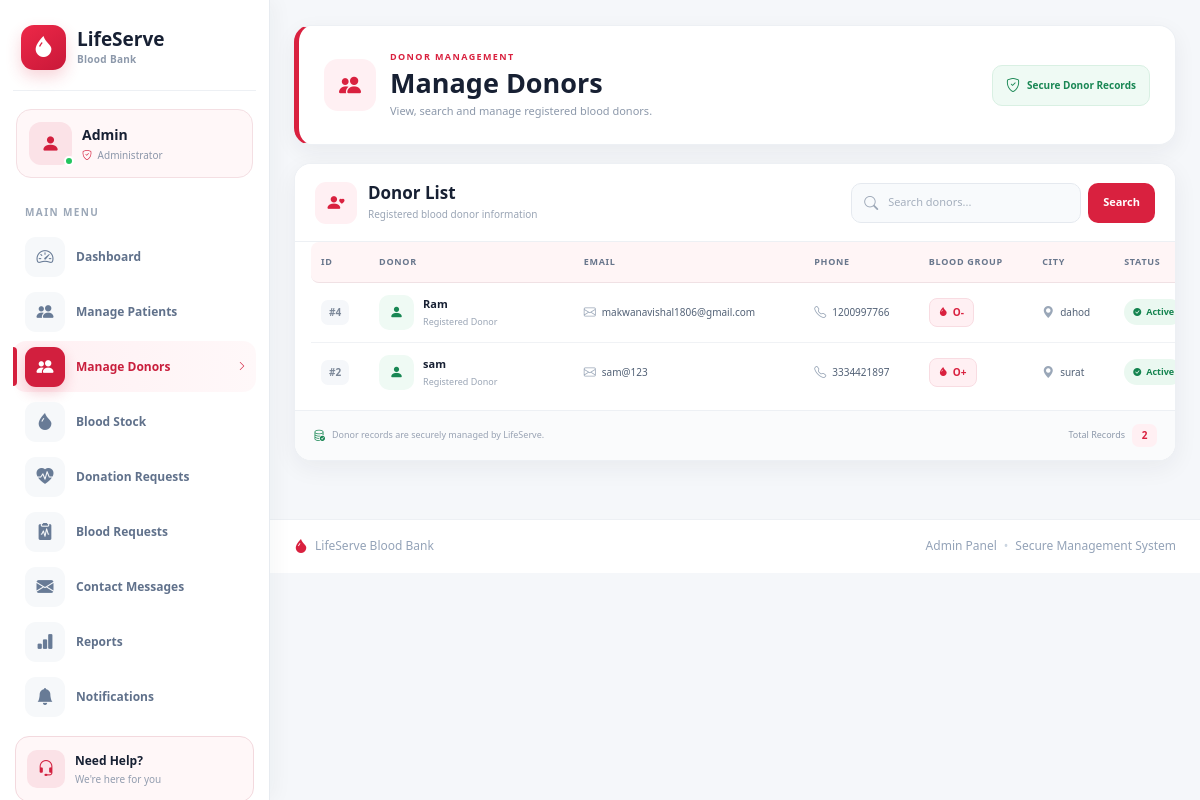
The app's page /adminpanel/donors/ with its own data.
### donor/models.py (models this page shows, shortened)
class Donor(models.Model):
    GENDER = (
        ('Male', 'Male'),
        ('Female', 'Female'),
        ('Other', 'Other'),
    )
    BLOOD_GROUPS = (
        ('A+', 'A+'),
        ('A-', 'A-'),
        ('B+', 'B+'),
        ('B-', 'B-'),
        ('AB+', 'AB+'),
        ('AB-', 'AB-'),
        ('O+', 'O+'),
        ('O-', 'O-'),
    )
    STATUS = (
        ('Pending', 'Pending'),
        ('Approved', 'Approved'),
        ('Rejected', 'Rejected'),
    )
    user = models.OneToOneField(User, on_delete=models.CASCADE)
    age = models.PositiveIntegerField()
    gender = models.CharField(
        max_length=10,
        choices=GENDER
    )
    blood_group = models.CharField(
        max_length=5,
        choices=BLOOD_GROUPS
    )
    address = models.TextField()
    city = models.CharField(max_length=50)
    state = models.CharField(max_length=50)
    phone = models.CharField(max_length=15)
    profile_photo = models.ImageField(
        upload_to="donors/",
        blank=True,
        null=True
    )
    status = models.CharField(
        max_length=10,
        choices=STATUS,
        default="Pending"
    )

### adminpanel/views.py (the view)
# urls.py: path("donors/", views.manage_donors, name="manage_donors"),
def manage_donors(request):
    search = request.GET.get("search")
    donors = Donor.objects.all().order_by("-id")
    if search:
        donors = donors.filter(user__first_name__icontains=search)
    context = {
        "donors": donors,
    }
    return render(
        request,
        "adminpanel/manage_donors.html",
        context
    )

### accounts/context_processors.py (called while the page is built, shortened)
def notification_count(request):
    return {
        "notification_count": 0
    }

def contact_message_count(request):
    unread_count = ContactMessage.objects.filter(is_read=False).count()
    return {
        "contact_message_count": unread_count
    }

### donor/context_processors.py (called while the page is built)
def donor_data(request):
    donor = None
    if request.user.is_authenticated:
        try:
            donor = Donor.objects.get(user=request.user)
        except Donor.DoesNotExist:
            donor = None
    return {
        "donor": donor
    }

### lifeserve/offline_translation.py (called while the page is built)
    def __call__(self, request):
        response = self.get_response(request)
        if request.LANGUAGE_CODE != 'hi' or response.get('Content-Type', '').split(';')[0] != 'text/html':
            return response
        if not response.streaming:
            response.content = translate_html(response.content.decode(response.charset or 'utf-8')).encode(response.charset or 'utf-8')
            response.headers.pop('Content-Length', None)
        return response

### patient/context_processors.py (called while the page is built)
def patient_data(request):
    if request.user.is_authenticated:
        patient = Patient.objects.filter(user=request.user).first()
        return {
            "patient": patient
        }
    return {}

### lifeserve/templates/adminpanel/manage_donors.html (shortened to what this page needs)
{% extends 'adminpanel/base.html' %}
{% load static %}
{% block extra_css %}
<link
    rel="stylesheet"
    href="{% static 'css/manage-donors.css' %}">
{% endblock %}
{% block content %}
<div class="donors-page">
    <section class="donors-page-header">
        <div class="donors-header-left">
            <div class="donors-header-icon">
                <i class="bi bi-people-fill"></i>
            </div>
            <div>
                <span class="donors-eyebrow">
                    DONOR MANAGEMENT
                </span>
                <h1>
                    Manage Donors
                </h1>
                <p>
                    View, search and manage registered blood donors.
                </p>
            </div>
        </div>
        <div class="donors-header-badge">
            <i class="bi bi-shield-check"></i>
            <span>
                Secure Donor Records
            </span>
        </div>
    </section>
    <section class="donors-card">
        <div class="donors-card-header">
            <div class="donors-card-title">
                <div class="donors-title-icon">
                    <i class="bi bi-person-heart"></i>
                </div>
                <div>
                    <h2>
                        Donor List
                    </h2>
                    <p>
                        Registered blood donor information
                    </p>
                </div>
            </div>
            <form
                method="GET"
                class="donor-search-form">
                <div class="donor-search">
                    <i class="bi bi-search"></i>
                    <input
                        type="text"
                        name="search"
                        value="{{ request.GET.search|default:'' }}"
                        placeholder="Search donors..."
                        autocomplete="off">
                </div>
                <button
                    type="submit"
                    class="donor-search-btn">
                    Search
                </button>
            </form>
        </div>
        <div class="donors-table-wrapper">
            <table class="donors-table">
                <thead>
                    <tr>
                        <th>ID</th>
                        <th>DONOR</th>
                        <th>EMAIL</th>
                        <th>PHONE</th>
                        <th>BLOOD GROUP</th>
                        <th>CITY</th>
                        <th>STATUS</th>
                    </tr>
                </thead>
                <tbody>
                {% for donor in donors %}
                <tr>
                    <td>
                        <span class="donor-id">
                            #{{ donor.id }}
                        </span>
                    </td>
                    <td>
                        <div class="donor-person">
                            <div class="donor-avatar">
                                <i class="bi bi-person-fill"></i>
                            </div>
                            <div class="donor-name-box">
                                <strong>
                                    {{ donor.user.get_full_name }}
                                </strong>
                                <span>
                                    Registered Donor
                                </span>
                            </div>
                        </div>
                    </td>
                    <td>
                        <div class="donor-email">
                            <i class="bi bi-envelope"></i>
                            <span>
                                {{ donor.user.email }}
                            </span>
                        </div>
                    </td>
                    <td>
                        <div class="donor-phone">
                            <i class="bi bi-telephone"></i>
                            <span>
                                {{ donor.phone }}
                            </span>
                        </div>
                    </td>
                    <td>
                        <span class="donor-blood-group">
                            <i class="bi bi-droplet-fill"></i>
                            {{ donor.blood_group }}
                        </span>
                    </td>
                    <td>
                        <div class="donor-city">
                            <i class="bi bi-geo-alt-fill"></i>
                            <span>
                                {{ donor.city }}
                            </span>
                        </div>
                    </td>
                    <td>
                        <span class="donor-status">
                            <i class="bi bi-check-circle-fill"></i>
                            Active
                        </span>
                    </td>
                </tr>
                {% endfor %}
                </tbody>
            </table>
        </div>
        <div class="donors-card-footer">
            <div class="donor-record-info">
                <i class="bi bi-database-check"></i>
                <span>
                    Donor records are securely managed by LifeServe.
                </span>
            </div>
            <div class="donor-total">
                <span>
                    Total Records
                </span>
                <strong>
                    {{ donors|length }}
                </strong>
            </div>
        </div>
    </section>
</div>
{% endblock %}

### lifeserve/static/css/admin.css (style rules this page uses)
* { box-sizing: border-box; }
html, body { margin: 0; padding: 0; width: 100%; min-height: 100%; font-family: "Segoe UI", Arial, sans-serif; background: #f5f7fa; }
body { overflow-x: hidden; }
.admin-content > * { max-width: 100%; }

### records on screen
Donor: id "4", user.get_full_name "Ram", user.email "makwanavishal1806@gmail.com", phone "1200997766", blood_group "O-", city "dahod"
Donor: id "2", user.get_full_name "sam", user.email "sam@123", phone "3334421897", blood_group "O+", city "surat"

### other values on screen
{{ donors|length }} "2"
